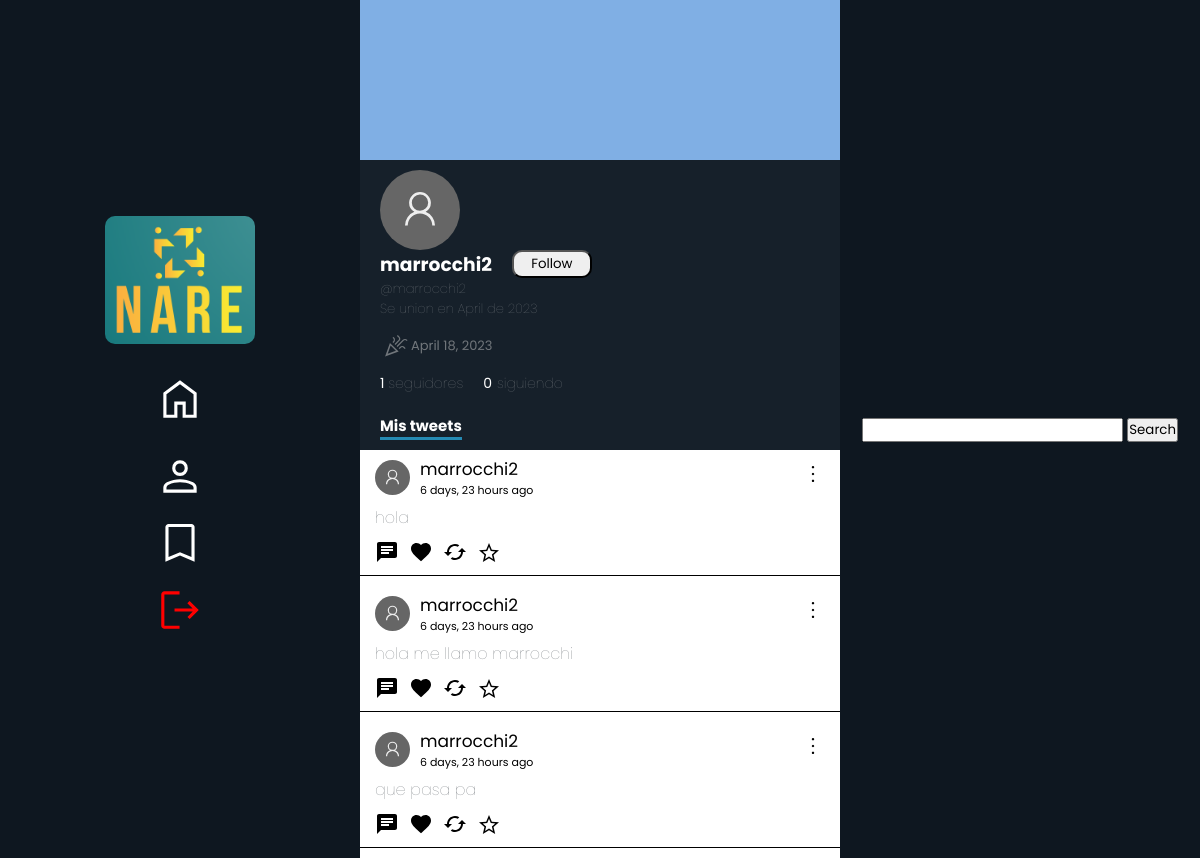
The app's page /profiles/10 (signed in), older data.
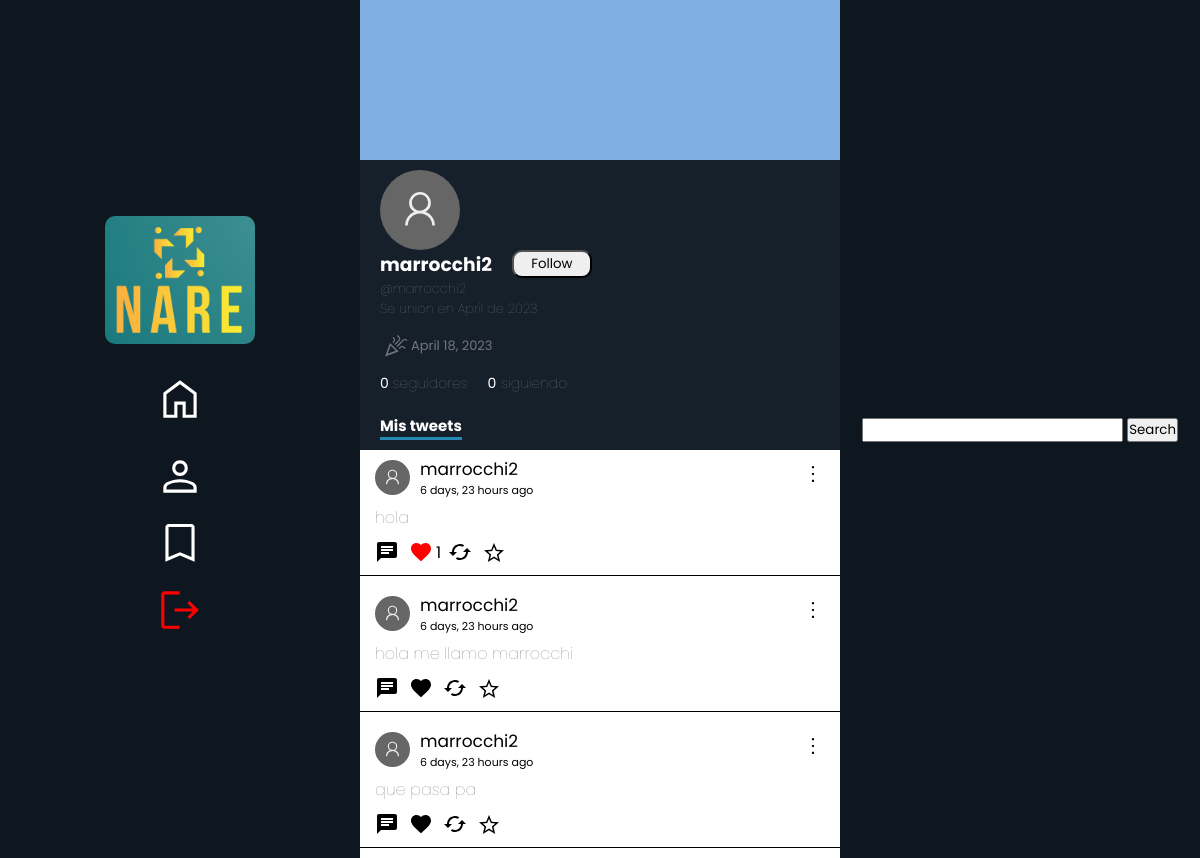
The same page, newer data.
### tweets/models.py (models this page shows)
class Tweet(models.Model):
    user = models.ForeignKey(User, null=True, on_delete=models.CASCADE)
    content = models.TextField(max_length=180)
    created_at = models.DateTimeField(auto_now_add=True)
    likes = models.IntegerField(default=0)
    likes_users = models.ManyToManyField(User, related_name="likes_tweets")
    retweets = models.IntegerField(default=0)
    parent_tweet = models.IntegerField(null=True)

### profiles/views.py (the view)
# urls.py: path('profiles/<int:id>', views.myProfile, name="myProfile"),
def myProfile(request, id):
    cant_followers = 0
    cant_following = 0
    current_profile = ""
    current_profile = Profiles.objects.get(user__username = request.user.username)
    if request.user.is_authenticated and request.user.id == id:
        current_profile = Profiles.objects.get(user__username = request.user.username)
    user = Profiles.objects.get(id=id)
    followers = user.followers_users.all()
    following = user.followed_users.all()
    cant_following = user.followed_users.all().count()
    cant_followers = int(user.followers)
    tweets = Tweet.objects.filter(user__id=id).all()
    print(cant_followers)
    print(cant_following)
    cant_following = user.followed_users.all().count()
    return render(request, 'myProfile.html', {
        'usuario': user,
        'current_user': current_profile,
        'is_self': request.user.is_authenticated and request.user.id == id,
        'followers': followers,
        'cant_followers': cant_followers,
        'tweets': tweets,
        'cant_following': cant_following,
        'following': following
    })

### profiles/templates/myProfile.html (shortened to what this page needs)
{% extends 'base.html' %}
{% load static %}
    {% block content %}
    <link rel="stylesheet" href="{% static 'myProfile.css' %}">
    <link rel="stylesheet" href="{% static 'globalFeed.css' %}">
        <div class="profile">
            <div class="profile-banner">
            </div>
            <div class="profile-info">
                <div class="top">
                </div>
                <div class="followName">
                    <h3 class="username">{{usuario.user.username}}</h3>
                    {% if not is_self %}
                            <form action="{% url 'follow' id=usuario.id %}" method="POST" id="followForm">
                                <button class="followButton" id="button1" onclick="follow(event, this)" tweet-id="{{usuario.user.id}}" >
                                    <p class="followP">{% if current_user not in usuario.followers_users.all %} Follow {% else %} Unfollow {% endif %}
                                    </p>
                                </button>
                            </form>
                    {% endif %}
                </div>
                <h4 class="atName">@{{usuario.username}}</h4>
                <h4 class="createdAt">Se union en {{ usuario.created_at|date:"F" }} de {{ usuario.created_at|date:"Y" }}</h4>
                <div class="webAndCreated">
                    {% if usuario.birthday %}
                    <div class="userBirth">
                        <p>{{usuario.birthday}}</p>
                    </div>
                    {% endif %}
                </div>
                <div class="followers-info">
                    <a href="#" class="cant_followers">{{cant_followers}} <span>seguidores</span></a>
                    <a href="#" class="following">{{cant_following}}<span  class="cant_following">siguiendo</span></a>
                </div>
                <h1 class="myTweets">Mis tweets</h1>
            </div>
                <div class="tweets">
                    {% for tweet in tweets %}
                            {% include 'Tweet.html' %}
                    {% endfor %}
    {% endblock content %}

### tweets/templates/Tweet.html (shortened to what this page needs)
<a href="{% url 'tweetDetails' tweet.id %}" class="tweet">
    <div class="div-content" id="{{tweet.id}}">
        <div class="tweetHead">
            <div class="fotoPerfil">
                <form action="{% url 'myProfile' tweet.user.id %}" class="formName">
                    <button class="usernameTweet">{{tweet.user.username}}</button>
                    <p class="timeAgo">{{tweet.created_at|timesince}} ago</p>
                </form>
            </div>
            <div class="tweetOptions">
                <button  class="optionButtons" data="true"></button>
            </div>
        </div>
        <span class="tweetMessage">{{tweet.content}}</span>
        <div class="buttons">
            <button class="msgButton" id="{{tweet.id}}">
                    <svg class="msgSvg" xmlns="http://www.w3.org/2000/svg" height="24px" viewBox="0 0 24 24" width="24px" fill="#000000">
                        <path d="M0 0h24v24H0z" fill="none"/>
                        <path d="M20 2H4c-1.1 0-1.99.9-1.99 2L2 22l4-4h14c1.1 0 2-.9 2-2V4c0-1.1-.9-2-2-2zM6 9h12v2H6V9zm8 5H6v-2h8v2zm4-6H6V6h12v2z"/>
                    </svg>
                </button>
                <form action="{% url 'like' tweet.id %}" class="likeForm" id="likeForm">
                    <button class="likeBtn" onclick="{% if user.is_authenticated %} like(event, this) {% endif %}" tweet-id="{{tweet.id}}" >
                    </button>
                    {% if tweet.likes != 0 %}
                        <p class="likeCount" id="{{tweet.id}}">{{tweet.likes}}</p>
                    {% else %}
                        <p class="likeCount" id="{{tweet.id}}"></p>
                    {% endif %}
                </form>
                <form>
                    <button>
                    </button>
                </form>
                <form action="{% url 'keepTweets' tweet.id %}" id="keepForm">
                    <button tweet-id="{{tweet.id}}" onclick="{% if user.is_authenticated %} favs(event, this) {% endif %}" class="keptButton">
                        {% if tweet in profile.keeps.all %}
                            <svg class="keepSvg saved" xmlns="http://www.w3.org/2000/svg" height="24px" viewBox="0 96 960 960" width="24px"><path fill="rgb(211, 165, 15)" d="m323 851 157-94 157 95-42-178 138-120-182-16-71-168-71 167-182 16 138 120-42 178Zm-90 125 65-281L80 506l288-25 112-265 112 265 288 25-218 189 65 281-247-149-247 149Zm247-355Z"/></svg>
                        {% else %}
                            <svg class="keepSvg" xmlns="http://www.w3.org/2000/svg" height="24px" viewBox="0 96 960 960" width="24px"><path d="m323 851 157-94 157 95-42-178 138-120-182-16-71-168-71 167-182 16 138 120-42 178Zm-90 125 65-281L80 506l288-25 112-265 112 265 288 25-218 189 65 281-247-149-247 149Zm247-355Z"/></svg>
                        {% endif %}
                    </button>
                </form>
            </div>
        </a>
    </div>

Row changes from the older to the newer data that the page shows:
changed Tweet "hola": likes (not shown) → "1"
Text that changed along with them:
{{ cant_followers }}: "1" → "0"
